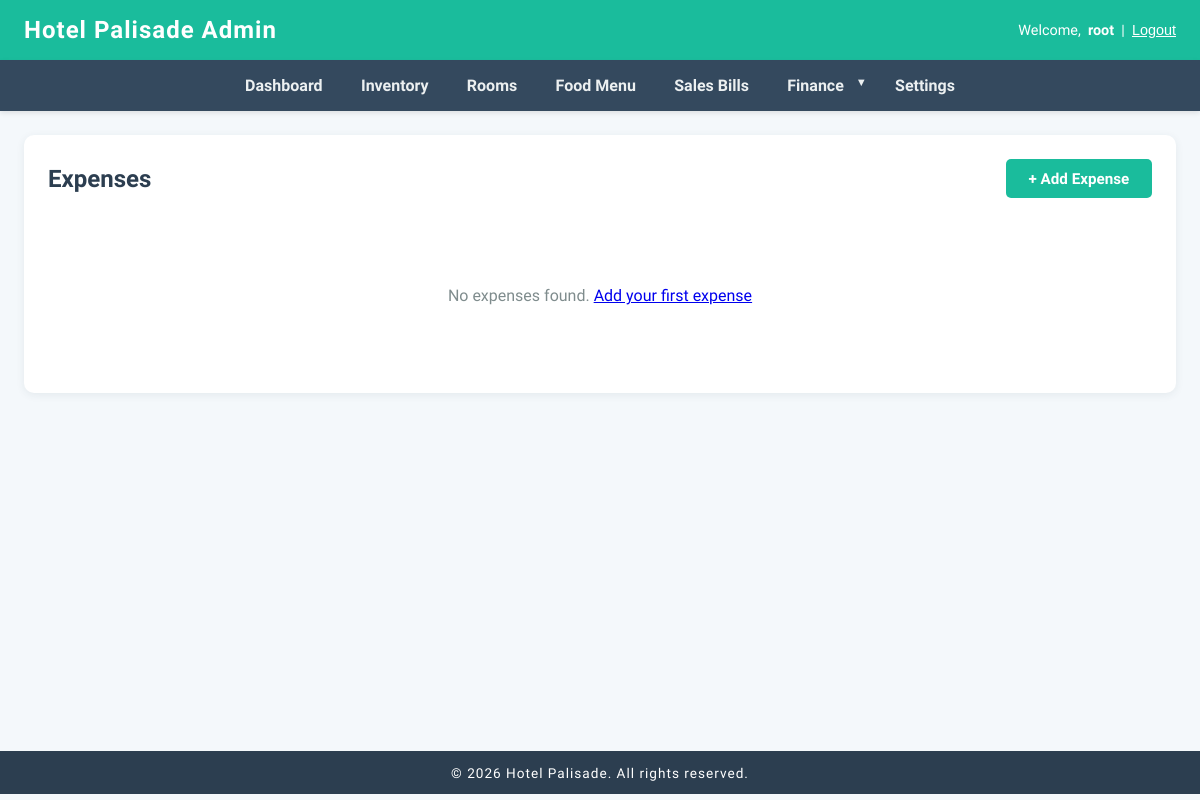
Before: /finance/expenses/ (signed in) with the older database file.
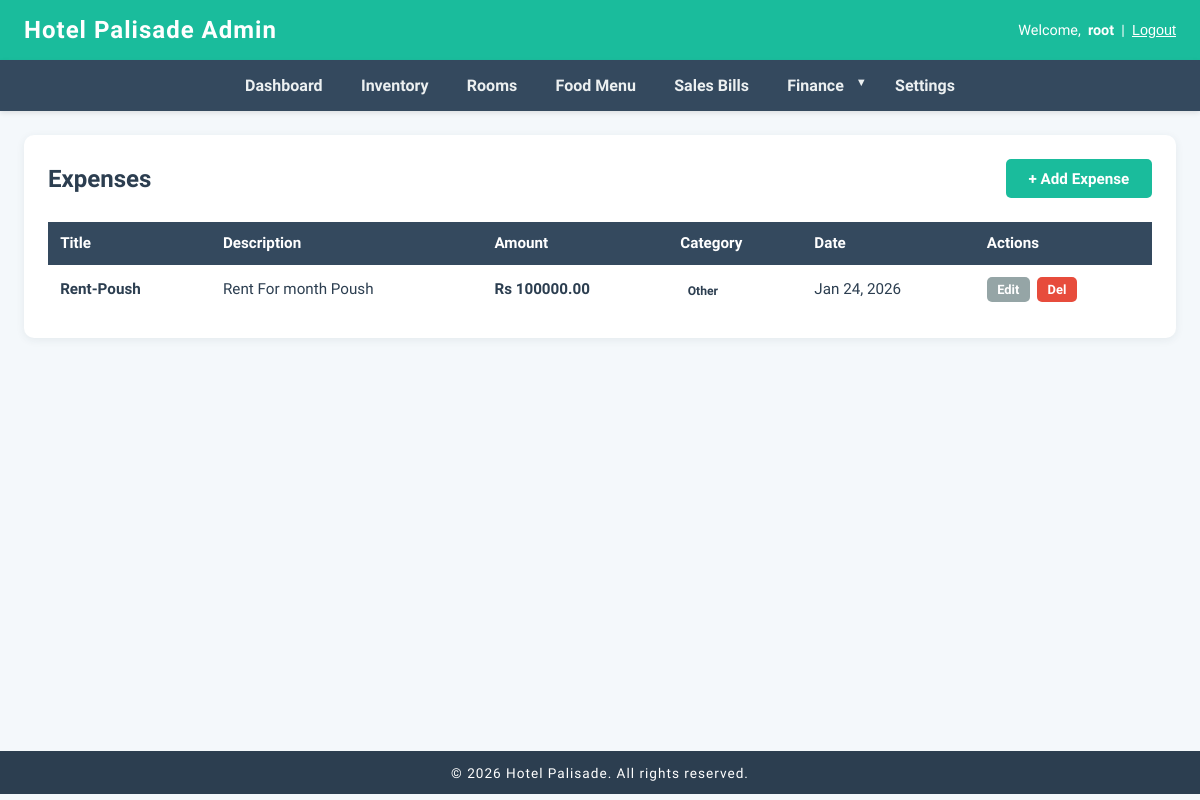
After: the same page with the newer database file.
### finance/models.py (models this page shows, shortened)
class Expense(models.Model):
    CATEGORY_CHOICES = [
        ('utilities', 'Utilities'),
        ('supplies', 'Supplies'),
        ('maintenance', 'Maintenance'),
        ('marketing', 'Marketing'),
        ('transport', 'Transport'),
        ('other', 'Other'),
    ]
    title = models.CharField(max_length=200)
    description = models.TextField(blank=True)
    amount = models.DecimalField(max_digits=10, decimal_places=2)
    category = models.CharField(max_length=50, choices=CATEGORY_CHOICES)
    date = models.DateField()
    created_at = models.DateTimeField(auto_now_add=True)
    class Meta:
        ordering = ['-date']

### finance/views.py (the view)
# urls.py: path('expenses/', views.expense_list, name='expense_list'),
@login_required(login_url='login')
def expense_list(request):
    expenses = Expense.objects.all()
    return render(request, 'finance/expenses/list.html', {'expenses': expenses})

### finance/templates/finance/expenses/list.html (shortened to what this page needs)
{% extends 'base.html' %}
{% block content %}
<div class="container">
    <div class="header-section">
        <h2>Expenses</h2>
        <a href="{% url 'expense_create' %}" class="btn">+ Add Expense</a>
    </div>
    {% if expenses %}
    <div class="table-responsive">
        <table>
            <thead>
                <tr>
                    <th>Title</th>
                    <th class="hide-mobile">Description</th>
                    <th>Amount</th>
                    <th>Category</th>
                    <th>Date</th>
                    <th>Actions</th>
                </tr>
            </thead>
            <tbody>
                {% for expense in expenses %}
                <tr>
                    <td><strong>{{ expense.title }}</strong></td>
                    <td class="hide-mobile">{{ expense.description|truncatewords:10 }}</td>
                    <td><strong>Rs {{ expense.amount }}</strong></td>
                    <td><span class="category-badge">{{ expense.get_category_display }}</span></td>
                    <td>{{ expense.date|date:"M d, Y" }}</td>
                    <td>
                        <div class="actions">
                            <a href="{% url 'expense_update' expense.pk %}" class="btn btn-secondary">Edit</a>
                            <a href="{% url 'expense_delete' expense.pk %}" class="btn btn-danger">Del</a>
                        </div>
                    </td>
                </tr>
                {% endfor %}
            </tbody>
        </table>
    </div>
    {% else %}
    <div class="empty-state">
        <p>No expenses found. <a href="{% url 'expense_create' %}">Add your first expense</a></p>
    </div>
    {% endif %}
</div>
{% endblock %}

Changed rows visible on the page:
added Expense: title "Rent-Poush", description "Rent For month Poush", amount "100000.00", category "Other", date "Jan 24, 2026"
Other visible differences:
text no longer shown: "No expenses found. Add your first expense"
text now shown: "Title Description Amount Category Date Actions"
